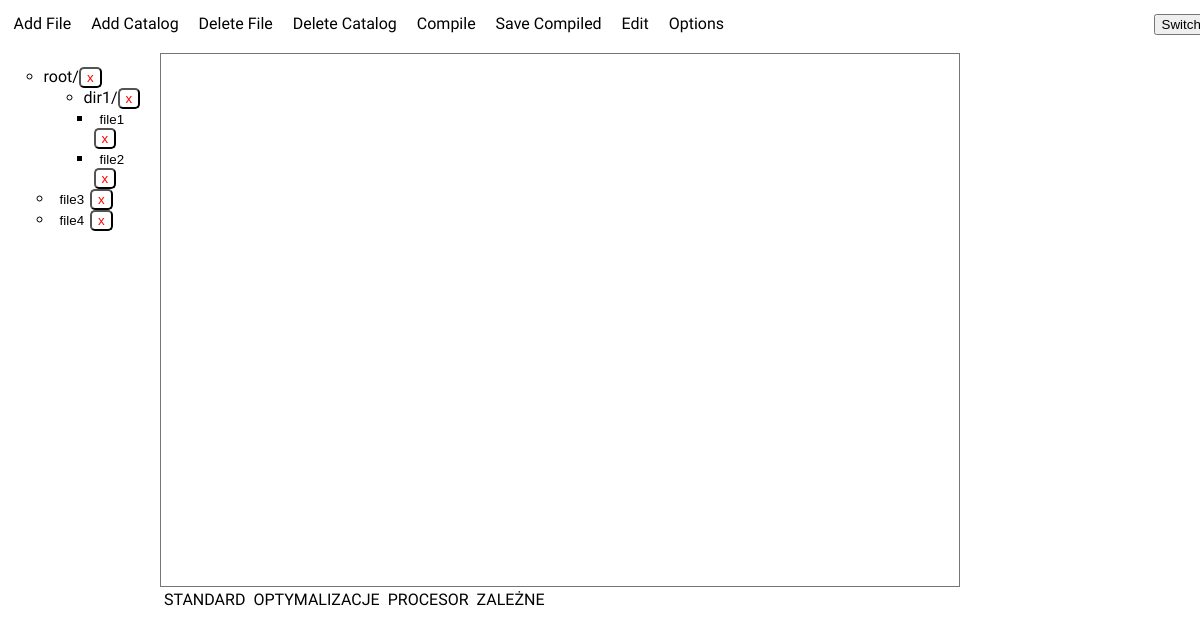
Screenshot of /compilerapp/ (signed in) with the database file from the repository.
### compilerapp/models.py (models this page shows, shortened)
class Catalog(models.Model):
    name = models.CharField(max_length=255)
    description = models.TextField(null=True, blank=True)
    created_at = models.DateTimeField(auto_now_add=True)
    is_deleted = models.BooleanField(default=False)
    deleted_at = models.DateTimeField(null=True, blank=True)
    last_modified = models.DateTimeField(auto_now=True)
    user = models.ForeignKey('auth.User', on_delete=models.CASCADE, null=True, blank=True)
    parent = models.ForeignKey('self', on_delete=models.CASCADE, null=True, blank=True)
    def return_nested_objects(self):
        catalogs = Catalog.objects.filter(parent=self)
        files = File.objects.filter(catalog=self)
        return [catalogs, files]

class File(models.Model):
    name = models.CharField(max_length=255)
    description = models.TextField(null=True, blank=True)
    created_at = models.DateTimeField(auto_now_add=True)
    is_deleted = models.BooleanField(default=False)
    deleted_at = models.DateTimeField(null=True, blank=True)
    last_modified = models.DateTimeField(auto_now=True)
    content = models.TextField(null=True, blank=True)
    user = models.ForeignKey('auth.User', on_delete=models.CASCADE, null=True, blank=True)
    catalog = models.ForeignKey(Catalog, on_delete=models.CASCADE)

### compilerapp/views.py (the view, shortened to what this page needs)
# urls.py: path('', views.index, name='index'),
@login_required
def index(request):
    session = SessionStore(request.session.session_key)
    root = Catalog.objects.filter(parent=None, is_deleted=False, user=request.user)
    if (len(root) != 1):
        root = Catalog.objects.create(name='root', parent=None, user=request.user)
        root.save()
    else:
        root = root[0]
    file_tree = root.return_nested_objects()
    context = {
        'file_tree': file_tree,
        'root': root,
    }
    if "result" in session:
        context.update({'compiled': session['result']})
    if "standard" in session:
        context.update({'standard': session['standard']})
    if "selected_optymalizations" in session:
        context.update({'selected_optymalizations': session['selected_optymalizations']})
    if "file_content" in session:
        context.update({'file_content': session['file_content']})
    if "procesor" in session:
        context.update({'procesor': session['procesor']})
    if "procesor_options" in session:
        context.update({'procesor_options': session['procesor_options']})
    session.save()
    return render(request, 'index.html', context)

### compilerapp/templates/index.html (shortened to what this page needs)
{% load static %}
<!DOCTYPE html>
<html lang="en">
<head>
    <link rel="stylesheet" href="{% static 'compilerapp/page.css' %}">
    <link rel="stylesheet" href="{% static 'compilerapp/grid.css' %}">
	<link rel="stylesheet" href="https://cdnjs.cloudflare.com/ajax/libs/codemirror/5.62.3/codemirror.min.css">
</head>
<body>
    <div class="container">
        <div class="item" id="action-options">
            <ul class="horizontal">
                <li class="horizontal" id="add-file">
                    <a href="{% url 'compilerapp:add_file' %}" id="add-file">Add File</a>
                </li>
            </ul>
            <ul class="horizontal">
                <li class="horizontal" id="add-catalog">
                    <a href="{% url 'compilerapp:add_catalog' %}" id="add-catalog">Add Catalog</a>
                </li>
            </ul>
			<ul class="horizontal">
                <li class="horizontal" id="remove_file">
                    <a href="{% url 'compilerapp:delete_file' %}" id="remove">Delete File</a>
                </li>
            </ul>
			<ul class="horizontal">
                <li class="horizontal" id="remove_catalog">
                    <a href="{% url 'compilerapp:delete_catalog' %}" id="remove">Delete Catalog</a>
                </li>
            </ul>
			<ul class="horizontal">
                <li class="horizontal">
                    <a href="#" id="compile">Compile</a>
                </li>
            </ul>
			<ul class="horizontal">
                <li class="horizontal">
                    <a href="{% url 'compilerapp:compile_and_save' %}" id="compile_and_save">Save Compiled</a>
                </li>
            </ul>
            <ul class="horizontal">
                <li class="horizontal">Edit</li>
            </ul>
            <ul class="horizontal">
                <li class="horizontal">Options</li>
            </ul>
        </div>
		<textarea id="file-text"></textarea>
        <div class="item" id="file-tree">
        	<ul class="vertical">
				{% include 'catalog.html' with catalog=root %}
          	</ul>
        </div>
        <div class="change-theme">
            <button type="button" id="switch" onclick="toggleTheme()">Switch</button>
        </div>
    <textarea class="item" id="file-fragment">{% if compiled %}{{ compiled }}{% endif %}</textarea>
        <div class="item" id="tab-space">
            <div class="tab" onclick="displayTab(event, '1')">STANDARD</div>
            <div class="tab" onclick="displayTab(event, '2')">OPTYMALIZACJE</div>
            <div class="tab" onclick="displayTab(event, '3')">PROCESOR</div>
            <div class="tab" onclick="displayTab(event, '4')">ZALEŻNE</div>
        </div>
        <div class="item" id="tab-content">
		</div>
    </div>
</body>
</html>

### compilerapp/templates/catalog.html (shortened to what this page needs)
{% if catalog %}
    <li class="file-tree">
        {% if catalog.is_deleted == False %}
            <a class="catalog">{{ catalog.name }}/</a><button name="delete-catalog" class="delete" type="submit">x</button>
        {% endif %}
        <ul>
            {% for subcatalog in catalog.catalog_set.all %}
            {% if subcatalog.is_deleted == False %}
                {% include 'catalog.html' with catalog=subcatalog %}
            {% endif %}
            {% endfor %}
            <form method="POST">
            {% for file in catalog.file_set.all %}
                {% if file.is_deleted == False %}
                    <li class="file-tree-entry"><a class="file"><button name="file" class="file-button" type="submit" value="{{file.id}}">{{ file.name }}</button><button name="delete-file" class="delete" type="submit">x</button></a></li>
                {% endif %}
            {% endfor %}
            </form>
        </ul>
    </li>
{% endif %}

### compilerapp/static/compilerapp/page.css (style rules this page uses)
* { box-sizing: border-box; }
body { font-size: 1em; font-family: 'Varela Round', sans-serif; padding: 0; margin: 0; }
textarea { resize: none; }
a { text-decoration-line: none; color: var(--font-color); }
.delete { color: red; border-radius: 5px; border-color: #000000; background-color: var(--button-color); }
.file-button { background-color: var(--color-file-tree); border: none; color: var(--font-color); }
.container>* { color: #22212b; padding: 0.85em; color: var(--font-color); }
.item { border: 1px solid var(--border-color); color: var(--font-color); }
.file-tree-entry { padding-left: -10px; margin-left: -30px; }
.catalog { color: var(--font-color); }
.vertical { position: relative; list-style-type: circle; margin: 0; left: -5px; margin-left: -5px; }
.horizontal { display: inline; padding: 0; padding-right: 0.5em; margin: 0; }
.tab { border: 1px solid var(--border-color); border-radius: 10px; background: var(--color-tab-content); padding: 1px 2px; margin: 2px; cursor: pointer; }
.change-theme { width: 50px; height: 26px; position: absolute; padding-right: 5px; right: 10px; }
#action-options { background-color: var(--color-action-options); }
#file-tree { background-color: var(--color-primary); overflow: scroll; }
#file-text { background-color: var(--color-file-text); }
#tab-space { background-color: var(--color-tab-space); margin: 0; padding: 0; text-align: center; border-width: 1px; }
#tab-content { background-color: var(--color-tab-content); }
#file-fragment { background-color: var(--color-file-fragment); }

### compilerapp/static/compilerapp/grid.css (style rules this page uses)
.container { height: 100vh; display: grid; grid-template-columns: 2fr 10fr 3fr; grid-template-rows: 2fr 20fr 1fr 7fr; }
#action-options { grid-row: 1 / 2; grid-column: 1 / 4; }
#file-tree { grid-row: 2 / 5; grid-column: 1 / 2; }
#file-text { grid-row: 2 / 3; grid-column: 2 / 3; }
#file-fragment { grid-row: 2 / 3; grid-column: 3 / 4; }
#tab-space { display: grid; grid-template-columns: repeat(20, 1fr); grid-row: 3 / 4; grid-column: 2 / 4; }
#tab-content { grid-row: 4 / 5; grid-column: 2 / 4; min-height: 20px; }

### rows the page displays
Catalog: name "root"
Catalog: name "dir1"
File: {{ file.id }} 3 (drawn), name "file1"
File: {{ file.id }} 5 (drawn), name "file2"
File: {{ file.id }} 16 (drawn), name "file3"
File: {{ file.id }} 17 (drawn), name "file4"
